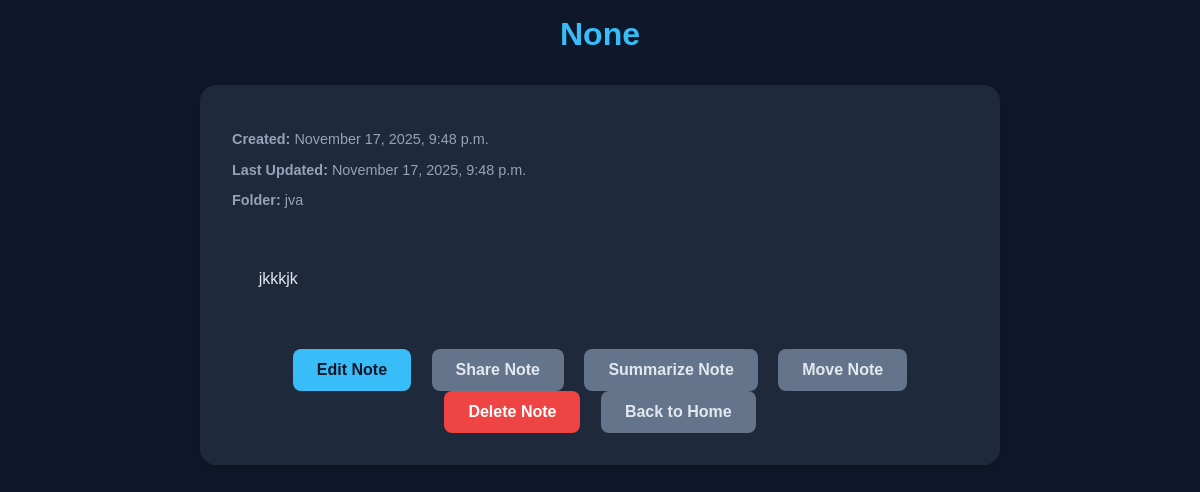
The page /notes/view/7/ (signed in) on the database its author committed.
### notes/models.py (models this page shows, shortened)
class Note(models.Model):
    owner = models.ForeignKey(User, on_delete=models.CASCADE)  # Not nullable
    folder = models.ForeignKey(Folder, on_delete=models.SET_NULL, null=True, blank=True)  # Nullable
    title = models.CharField(max_length=200, null=True, blank=True)
    content = models.TextField(null=True, blank=True)
    is_deleted = models.BooleanField(default=False)  # For recycle bin
    deleted_at = models.DateTimeField(null=True, blank=True)
    created_at = models.DateTimeField(auto_now_add=True)
    updated_at = models.DateTimeField(auto_now=True)

class Folder(models.Model):
    name = models.CharField(max_length=200)
    owner = models.ForeignKey(User, on_delete=models.CASCADE)
    is_deleted = models.BooleanField(default=False)  # For recycle bin
    deleted_at = models.DateTimeField(null=True, blank=True)
    created_at = models.DateTimeField(auto_now_add=True)
    updated_at = models.DateTimeField(auto_now=True)

### notes/views.py (the view)
# urls.py: path('view/<int:note_id>/', views.view_note, name='view_note'),
def view_note(request, note_id):
    note = get_object_or_404(Note, id=note_id, owner=request.user)
    return render(request, 'notes/view_note.html', {'note': note})

### notes/templates/notes/view_note.html (shortened to what this page needs)
<!DOCTYPE html>
<html lang="en">
<head>
</head>
<body>
  <h1>{{ note.title }}</h1>
  <div class="note-container">
    <div class="note-meta">
      <p><strong>Created:</strong> {{ note.created_at|date:"F j, Y, g:i a" }}</p>
      {% if note.updated_at %}
        <p><strong>Last Updated:</strong> {{ note.updated_at|date:"F j, Y, g:i a" }}</p>
      {% endif %}
      {% if note.folder %}
        <p><strong>Folder:</strong> {{ note.folder.name }}</p>
      {% endif %}
    </div>
    <div class="note-content">
      {{ note.content }}
    </div>
    <div class="actions">
      <a href="{% url 'edit_note' note.id %}" class="btn">Edit Note</a>
      <a href="{% url 'share_note' note.id %}" class="btn btn-secondary">Share Note</a>
      <a href="{% url 'summarize_note' note.id %}" class="btn btn-secondary">Summarize Note</a>
      <a href="{% url 'move_note' note.id %}" class="btn btn-secondary">Move Note</a>
      <a href="{% url 'delete_note' note.id %}" class="btn btn-danger" onclick="return confirm('Are you sure you want to delete this note?')">Delete Note</a>
      <a href="{% url 'notes_home' %}" class="btn btn-secondary">Back to Home</a>
    </div>
  </div>
</body>
</html>

### notes/templates/notes/view_note.html (style rules this page uses)
:root { --bg-primary: #0f172a; --bg-secondary: #1e293b; --text-primary: #e2e8f0; --text-secondary: #94a3b8; --accent: #38bdf8; --accent-hover: #0ea5e9; --border: #334155; --danger: #ef4444; --danger-hover: #dc2626; }
* { box-sizing: border-box; }
body { font-family: 'Poppins', sans-serif; background: var(--bg-primary); color: var(--text-primary); margin: 0; padding: 0 1rem; }
h1 { text-align: center; margin-top: 1rem; color: var(--accent); }
.note-container { max-width: 800px; margin: 2rem auto; background: var(--bg-secondary); border-radius: 1rem; padding: 2rem; box-shadow: 0 4px 6px rgba(0, 0, 0, 0.1); }
.note-content { line-height: 1.6; white-space: pre-wrap; margin-bottom: 2rem; color: var(--text-primary); }
.note-meta { font-size: 0.9rem; color: var(--text-secondary); margin-bottom: 2rem; }
.actions { text-align: center; }
.btn { display: inline-block; background: var(--accent); color: var(--bg-primary); padding: 0.75rem 1.5rem; border-radius: 0.5rem; text-decoration: none; font-size: 1rem; margin: 0 0.5rem; border: none; cursor: pointer; transition: background-color 0.2s; font-weight: 600; }
.btn-secondary { background: #64748b; color: var(--text-primary); }
.btn-danger { background: var(--danger); color: white; }
@media (min-width: 600px) { body { padding: 0 2rem; } }

### rows shown on the page
Note: title "None", created_at "November 17, 2025, 9:48 p.m.", updated_at "November 17, 2025, 9:48 p.m.", folder.name "jva", content "jkkkjk"
